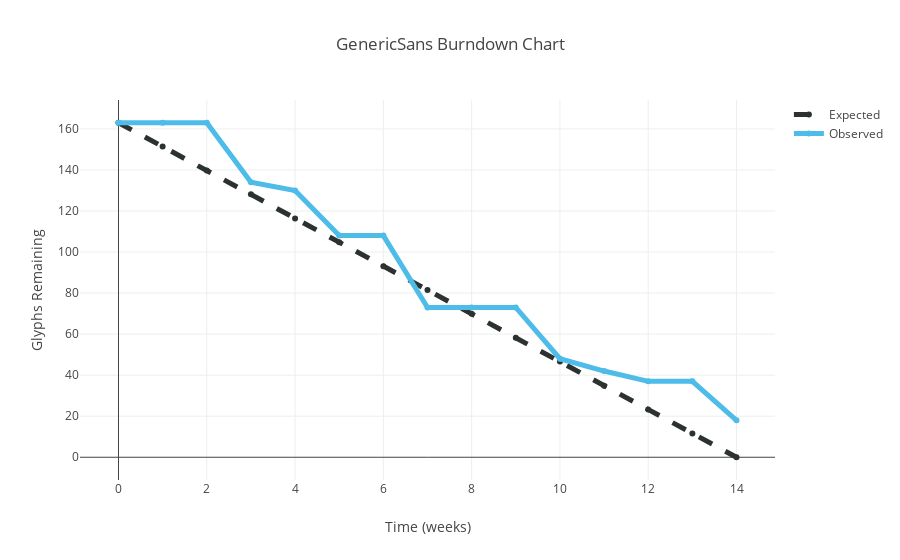

Notebook code for this chart:
### Markdown cell above
## Schedule Performance

### Current Milestone

**Title**: [milestone title]

**Associated Documentation**: [URL]

### Code cell
bd_x = ["0", "1", "2", "3", "4", "5", "6", "7", "8", "9", "10", "11", "12", "13", "14"]
bd_y1 = ["163.0", "151.4", "139.7", "128.1", "116.4", "104.8", "93.1", "81.5", "69.9", "58.2", "46.6", "34.9", "23.3", "11.6", "0.0"]
bd_y2 = ["163", "163", "163", "134", "130", "108", "108", "73", "73", "73", "48", "42", "37", "37", "18"]

color_orange = "rgb(205,12,24)"
color_red = "rgb(188,1,0)"
color_green = "rgb(209,231,81)"
color_blue = "rgb(77,188,233)"
color_dkgrey = "rgb(44,50,48)"

trace1 = go.Scatter(
    x = bd_x,
    y = bd_y1,
    name = "Expected",
    line = dict(
        color = (color_dkgrey),
        width = 5,
        dash = 'dash'
    )
)

trace2 = go.Scatter (
    x = bd_x,
    y = bd_y2,
    name = "Observed",
    line = dict(
        color = (color_blue),
        width = 5,
    )
)

data = [trace1, trace2]

layout = dict(title = 'GenericSans Burndown Chart',
              xaxis = dict(title = 'Time (weeks)'),
              yaxis = dict(title = 'Glyphs Remaining'),
              )

fig = dict(data=data, layout=layout)

plotly.offline.iplot(fig)

### Figure 1 — Plotly figure (JSON) as saved in the notebook; plotly's stock layout.template omitted (floating-point values rounded to 4 significant figures)
{"data": [{"line": {"color": "rgb(44,50,48)", "dash": "dash", "width": 5}, "name": "Expected", "type": "scatter", "uid": "0c739c1d-40e1-4703-9faa-aa1c68423430", "x": ["0", "1", "2", "3", "4", "5", "6", "7", "8", "9", "10", "11", "12", "13", "14"], "y": ["163.0", "151.4", "139.7", "128.1", "116.4", "104.8", "93.1", "81.5", "69.9", "58.2", "46.6", "34.9", "23.3", "11.6", "0.0"]}, {"line": {"color": "rgb(77,188,233)", "width": 5}, "name": "Observed", "type": "scatter", "uid": "4321252d-8f5a-4fdd-8213-115ce4bfef4c", "x": ["0", "1", "2", "3", "4", "5", "6", "7", "8", "9", "10", "11", "12", "13", "14"], "y": ["163", "163", "163", "134", "130", "108", "108", "73", "73", "73", "48", "42", "37", "37", "18"]}], "layout": {"title": {"text": "GenericSans Burndown Chart"}, "xaxis": {"title": {"text": "Time (weeks)"}}, "yaxis": {"title": {"text": "Glyphs Remaining"}}}}
